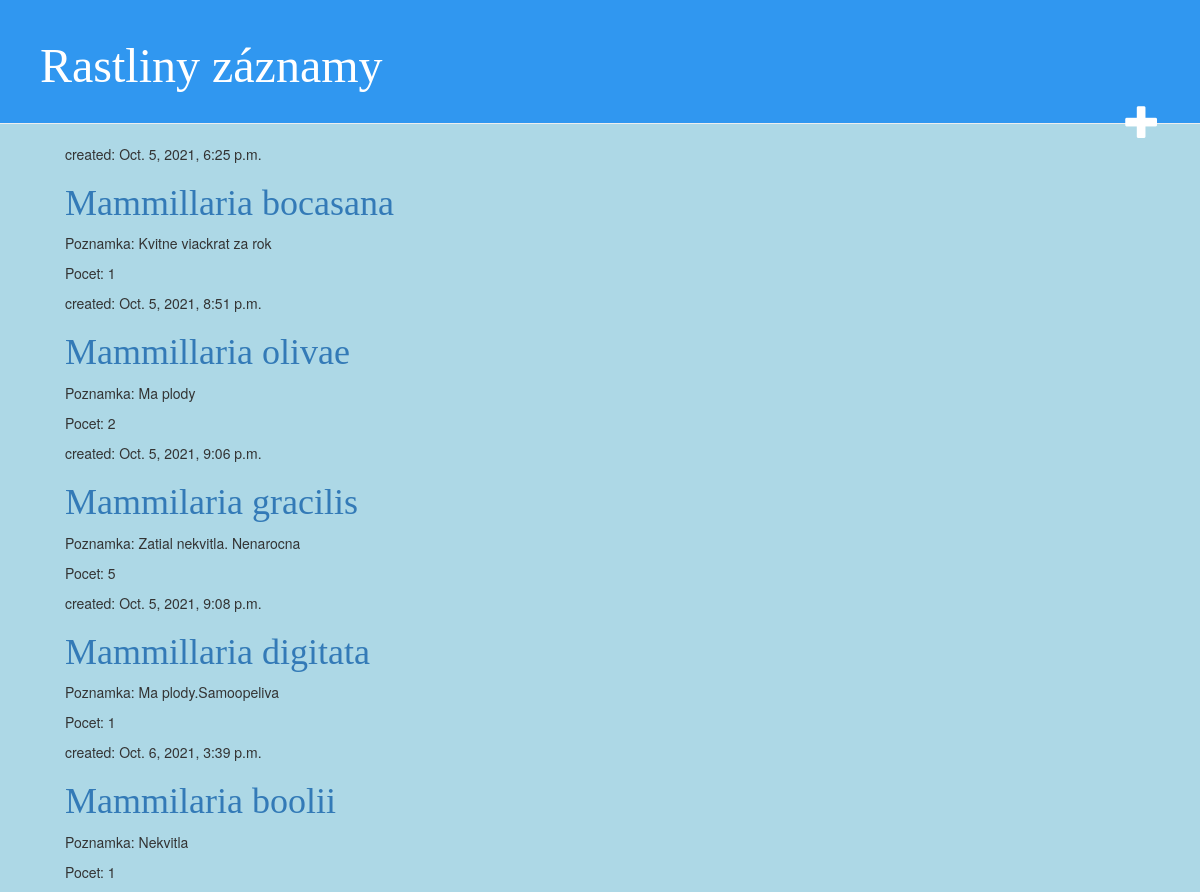
The app's page /, older data.
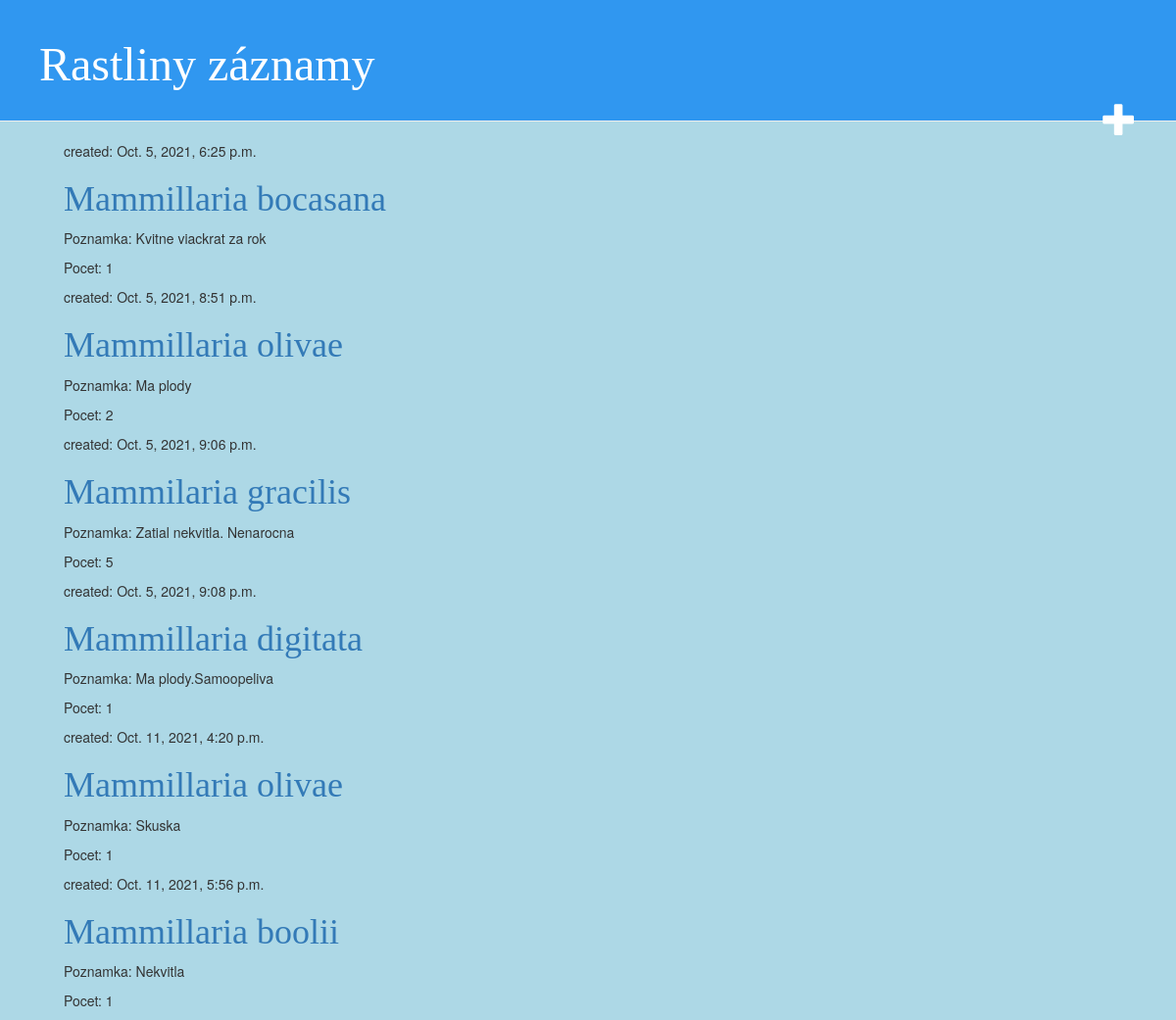
The same page, newer data.
### rastliny_zaznamy/models.py (models this page shows, shortened)
class Post(models.Model):
    autor = models.ForeignKey('auth.User', on_delete=models.CASCADE)
    kategoria = models.CharField(max_length=200)
    title = models.CharField(max_length=200)
    count = models.IntegerField()
    text = models.TextField()
    created_date = models.DateTimeField(
            default=timezone.now)

### rastliny_zaznamy/views.py (the view)
# urls.py: url(r'^$', views.post_list, name='post_list'),
def post_list(request):
    posts = Post.objects.filter(created_date__lte=timezone.now()).order_by('created_date')
    return render(request, 'rastliny_zaznamy/post_list.html', {'posts': posts})

### rastliny_zaznamy/templates/rastliny_zaznamy/post_list.html
{% extends 'rastliny_zaznamy/base.html' %}
{% block content %}
        {% for post in posts %}
            <div>
                <p>created: {{ post.created_date }}</p>
                <h1><a href="{% url 'post_detail' pk=post.pk %}">{{ post.title }}</a></h1>
                <p>Poznamka: {{ post.text|linebreaksbr }}</p>
                <p>Pocet: {{ post.count|linebreaksbr }}</p>
            </div>
        {% endfor %}
{% endblock %}

### rastliny_zaznamy/templates/rastliny_zaznamy/base.html (shortened to what this page needs)
{% load static %}
<html>
    <head>
        <link rel="stylesheet" href="//maxcdn.bootstrapcdn.com/bootstrap/3.2.0/css/bootstrap.min.css">
        <link rel="stylesheet" href="//maxcdn.bootstrapcdn.com/bootstrap/3.2.0/css/bootstrap-theme.min.css">
        <link rel="stylesheet" href="{% static 'css/rastliny_zaznamy.css' %}">
    </head>
    <body>
    <div class="page-header">
        <h1><a href="/">Rastliny záznamy</a></h1>
        <a href="{% url 'post_new' %}" class="top-menu"><span class="glyphicon glyphicon-plus"></span></a>
    </div>
    <div class="content container">
        <div class="row">
            <div class="col-md-8">
            {% block content %}
            {% endblock %}
            </div>
        </div>
    </div>
</body>
</html>

### rastliny_zaznamy/static/css/rastliny_zaznamy.css (style rules this page uses)
.page-header { background-color: #3097F0; margin-top: 0; padding: 20px 20px 20px 40px; }
.page-header h1, .page-header h1 a, .page-header h1 a:visited, .page-header h1 a:active { color: #ffffff; font-size: 36pt; text-decoration: none; }
body { background-color: lightblue; }
.content { margin-left: 50px; }
h1, h2, h3, h4 { font-family: 'Times New Roman', Serif; }
.top-menu, .top-menu:hover, .top-menu:visited { color: #ffffff; float: right; font-size: 26pt; margin-right: 20px; }

Row changes from the older to the newer data that the page shows:
added Post: created_date "Oct. 11, 2021, 4:20 p.m.", title "Mammillaria olivae", text "Skuska", count "1"
changed Post "Nekvitla": created_date "Oct. 6, 2021, 3:39 p.m." → "Oct. 11, 2021, 5:56 p.m."; title "Mammilaria boolii" → "Mammillaria boolii"
